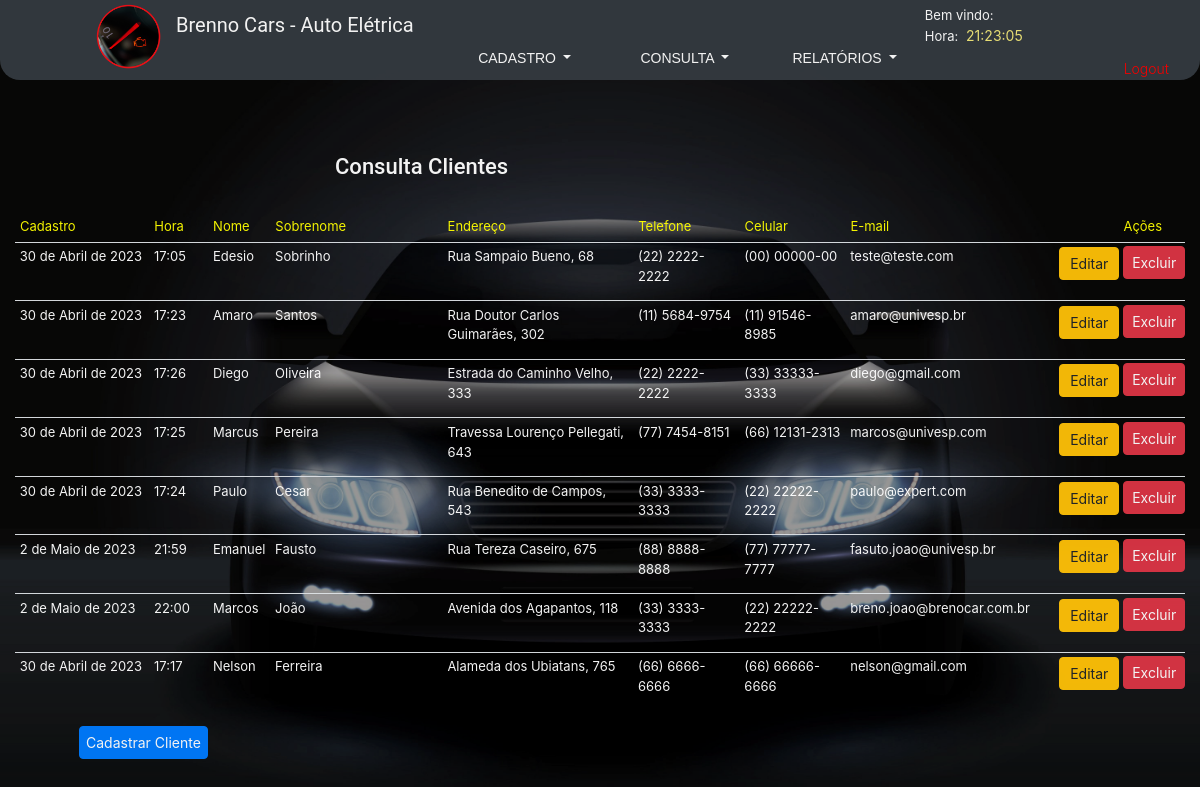
The app's page /lista_clientes/ (signed in) with its own data.
### clientesF/models.py (models this page shows, shortened)
class Cliente(models.Model):
    data_cadastro = models.DateField(auto_now = True)
    hora_cadastro = models.TimeField(auto_now = True)
    nome = models.CharField(max_length=100)
    sobrenome = models.CharField(max_length=100)
    cpf = models.CharField(max_length = 14)
    data_nascimento = models.DateField ()
    profissao = models.CharField(max_length=100)
    telefone = models.CharField(max_length = 15)
    celular = models.CharField(max_length = 15)
    cep = models.CharField(max_length=9)
    endereco = models.CharField(max_length=200)
    cidade = models.CharField(max_length=100)
    estado = models.CharField(max_length = 100)
    uf = models.CharField(max_length = 2)
    email = models.EmailField()

### clientesF/views.py (the view)
# urls.py: path('lista_clientes/', views.lista_clientes, name='lista_clientes'),
@login_required
def lista_clientes(request):
    clientes = Cliente.objects.all()
    return render(request, '../templates/clientesF/lista_clientes.html', {'clientes': clientes})

### clientesF/templatetags/tempo_atual.py (called while the page is built)
@register.simple_tag
def tempo_atual():
    return datetime.datetime.now().strftime('%H:%M:%S')

### templates/clientesF/lista_clientes.html (shortened to what this page needs)
{% extends 'base.html' %}
{% block content %}
    <h2>Consulta Clientes</h2><br><br>
    <table class="table">
      <thead>
        <tr>
          <th class="consulta_dataCadastro">Cadastro</th>
          <th class="consulta_hora">Hora</th>
          <th class="consulta">Nome</th>
          <th class="consulta_sobrenome">Sobrenome</th>
          <th class="consulta_endereco">Endereço</th>
          <th class="consulta_telefone">Telefone</th>
          <th class="consulta_celular">Celular</th>
          <th class="consulta_email">E-mail</th>
          <th class="consulta_acoes">Ações</th>
        </tr>
      </thead>
      <tbody>
        {% for cliente in clientes %}
          <tr>
            <td>{{ cliente.data_cadastro}}</td>
            <td>{{ cliente.hora_cadastro}}</td>
            <td>{{ cliente.nome }}</td>
            <td>{{ cliente.sobrenome }}</td>
            <td>{{ cliente.endereco }}</td>
            <td>{{ cliente.telefone }}</td>
            <td>{{ cliente.celular }}</td>
            <td>{{ cliente.email }}</td>
            <td>
              <a href="{% url 'editar_cliente' cliente.pk %}" class="btn btn-warning">Editar</a>
          <form class="consulta" action="{% url 'excluir_cliente' cliente.pk %}" method="POST">
            <button type="submit" class="btn btn-danger" onclick="return confirm('Tem certeza que deseja excluir este cliente?')">Excluir</button>
          </form>
            </td>
          </tr>
        {% empty %}
          <tr>
            <td colspan="4">Não há clientes cadastrados.</td>
          </tr>
        {% endfor %}
      </tbody>
    </table>
<a href="{% url 'criar_cliente' %}" class="btn btn-primary">Cadastrar Cliente</a>
{% endblock %}

### clientesF/templates/base.html (shortened to what this page needs)
{% load bootstrap4 %}
{% load widget_tweaks %}
{% load static %}
{% load tempo_atual %}
<!DOCTYPE html>
<html lang="pt-br">
  <head>
    {% bootstrap_css %}
    <link rel="stylesheet" href="{% static '_css/BrennoCar/style.css' %}">
    <link rel="stylesheet" href="{% static '_css/BrennoCar/style_mobile_768.css' %}">
    <link rel="stylesheet" href="{% static '_css/BrennoCar/style_mobile_384.css' %}">
    <link rel="stylesheet" href="{% static '_css/BrennoCar/style_tablet.css' %}">
    <link rel="stylesheet" href="https://cdnjs.cloudflare.com/ajax/libs/bootstrap-datepicker/1.9.0/css/bootstrap-datepicker.min.css">
  </head>
  <body>
    <nav class="navbar navbar-expand-lg navbar-dark bg-dark">
      <a class="navbar-brand" href="{% url 'index' %}">Brenno Cars - Auto Elétrica</a>
      <div class="logo-injecao-eletronica">
        <img alt="Logotipo injeção eletrônica"
            src="{% static '_images/BrennoCar/Injecao_eletronica-499x499.png' %}">
      </div>
      <div class="container-fluid">
        <div class="collapse navbar-collapse" id="navbarNav">
          <ul class="navbar-nav me-auto mb-2 mb-lg-0">
            <li class="nav-item dropdown">
              <a class="nav-link dropdown-toggle" href="#" id="cadastroDropdown" role="button" data-bs-toggle="dropdown" aria-expanded="false">
                Cadastro
              </a>
            </li>
            <li class="nav-item dropdown">
              <a class="nav-link dropdown-toggle" href="#" id="consultaDropdown" role="button" data-bs-toggle="dropdown" aria-expanded="false">
                Consulta
              </a>
            </li>
            <li class="nav-item dropdown">
              <a class="nav-link dropdown-toggle" href="#" id="consultaDropdown" role="button" data-bs-toggle="dropdown" aria-expanded="false">
                Relatórios
              </a>
            </li>
          </ul>
          <div id="cab-login">
            <span class="bem-vindo">Bem vindo:&nbsp;&nbsp;<small>{{user.first_name}} {{user.last_name}}</small></span>
            <span class="hora">Hora:<small>&nbsp;&nbsp;{% tempo_atual %}</small> </span>
          </div>
        </div>
          <div id="logout">
            <span><a class="logout" href="{% url 'logout' %}">Logout</a></span>
      </div>
    </nav>
    <div class="container-fluid"><br>
      {% block content %}{% endblock %}
    </div>
  </body>
</html>

### records on screen
Cliente: data_cadastro "30 de Abril de 2023", hora_cadastro "17:05", nome "Edesio", sobrenome "Sobrinho", endereco "Rua Sampaio Bueno, 68", telefone "(22) 2222-2222", celular "(00) 00000-00", email "teste@teste.com"
Cliente: data_cadastro "30 de Abril de 2023", hora_cadastro "17:23", nome "Amaro", sobrenome "Santos", endereco "Rua Doutor Carlos Guimarães, 302", telefone "(11) 5684-9754", celular "(11) 91546-8985", email "amaro@univesp.br"
Cliente: data_cadastro "30 de Abril de 2023", hora_cadastro "17:26", nome "Diego", sobrenome "Oliveira", endereco "Estrada do Caminho Velho, 333", telefone "(22) 2222-2222", celular "(33) 33333-3333", email "diego@gmail.com"
Cliente: data_cadastro "30 de Abril de 2023", hora_cadastro "17:25", nome "Marcus", sobrenome "Pereira", endereco "Travessa Lourenço Pellegati, 643", telefone "(77) 7454-8151", celular "(66) 12131-2313", email "marcos@univesp.com"
Cliente: data_cadastro "30 de Abril de 2023", hora_cadastro "17:24", nome "Paulo", sobrenome "Cesar", endereco "Rua Benedito de Campos, 543", telefone "(33) 3333-3333", celular "(22) 22222-2222", email "paulo@expert.com"
Cliente: data_cadastro "2 de Maio de 2023", hora_cadastro "21:59", nome "Emanuel", sobrenome "Fausto", endereco "Rua Tereza Caseiro, 675", telefone "(88) 8888-8888", celular "(77) 77777-7777", email "fasuto.joao@univesp.br"
Cliente: data_cadastro "2 de Maio de 2023", hora_cadastro "22:00", nome "Marcos", sobrenome "João", endereco "Avenida dos Agapantos, 118", telefone "(33) 3333-3333", celular "(22) 22222-2222", email "breno.joao@brenocar.com.br"
Cliente: data_cadastro "30 de Abril de 2023", hora_cadastro "17:17", nome "Nelson", sobrenome "Ferreira", endereco "Alameda dos Ubiatans, 765", telefone "(66) 6666-6666", celular "(66) 66666-6666", email "nelson@gmail.com"
